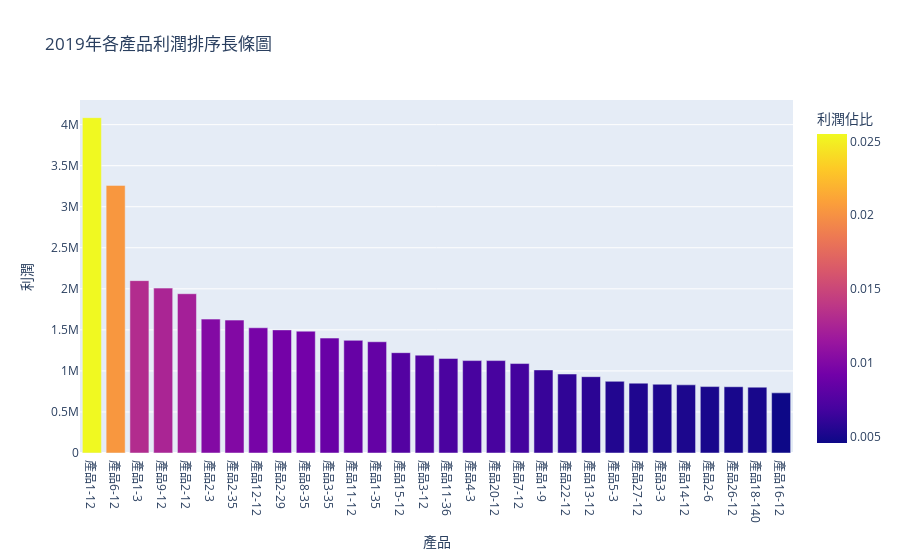

Notebook code for this chart:
### Code cell
SKU_fig = px.bar(data_frame = SKU_data_30,
             x = '產品', 
             y = '利潤',
             title='2019年各產品利潤排序長條圖' ,
             color = '利潤佔比')
# plot(fig, filename='2019年個系列利潤.html')
SKU_fig

### Figure 1 — Plotly figure (JSON) as saved in the notebook; plotly's stock layout.template omitted (floating-point values rounded to 4 significant figures)
{"data": [{"alignmentgroup": "True", "hovertemplate": "產品=%{x}<br>利潤=%{y}<br>利潤佔比=%{marker.color}<extra></extra>", "legendgroup": "", "marker": {"color": [0.0255, 0.02035, 0.01311, 0.01254, 0.01211, 0.01018, 0.01011, 0.009524, 0.009363, 0.009265, 0.008739, 0.008568, 0.008461, 0.007629, 0.007441, 0.00719, 0.007028, 0.007028, 0.006803, 0.006318, 0.006006, 0.005805, 0.005449, 0.00531, 0.005229, 0.005184, 0.005051, 0.005039, 0.005007, 0.004574], "coloraxis": "coloraxis"}, "name": "", "offsetgroup": "", "orientation": "v", "showlegend": false, "textposition": "auto", "type": "bar", "x": ["產品1-12", "產品6-12", "產品1-3", "產品9-12", "產品2-12", "產品2-3", "產品2-35", "產品12-12", "產品2-29", "產品8-35", "產品3-35", "產品11-12", "產品1-35", "產品15-12", "產品3-12", "產品11-36", "產品4-3", "產品20-12", "產品7-12", "產品1-9", "產品22-12", "產品13-12", "產品5-3", "產品27-12", "產品3-3", "產品14-12", "產品2-6", "產品26-12", "產品18-140", "產品16-12"], "xaxis": "x", "y": [4085000.0, 3260000.0, 2100000.0, 2009000.0, 1940000.0, 1631000.0, 1619000.0, 1526000.0, 1500000.0, 1484000.0, 1400000.0, 1372000.0, 1355000.0, 1222000.0, 1192000.0, 1152000.0, 1126000.0, 1126000.0, 1090000.0, 1012000.0, 962100.0, 929900.0, 872900.0, 850700.0, 837700.0, 830400.0, 809100.0, 807200.0, 802100.0, 732800.0], "yaxis": "y"}], "layout": {"barmode": "relative", "coloraxis": {"colorbar": {"title": {"text": "利潤佔比"}}, "colorscale": [[0, "#0d0887"], [0.1111, "#46039f"], [0.2222, "#7201a8"], [0.3333, "#9c179e"], [0.4444, "#bd3786"], [0.5556, "#d8576b"], [0.6667, "#ed7953"], [0.7778, "#fb9f3a"], [0.8889, "#fdca26"], [1, "#f0f921"]]}, "legend": {"tracegroupgap": 0}, "title": {"text": "2019年各產品利潤排序長條圖"}, "xaxis": {"anchor": "y", "domain": [0, 1], "title": {"text": "產品"}}, "yaxis": {"anchor": "x", "domain": [0, 1], "title": {"text": "利潤"}}}}
